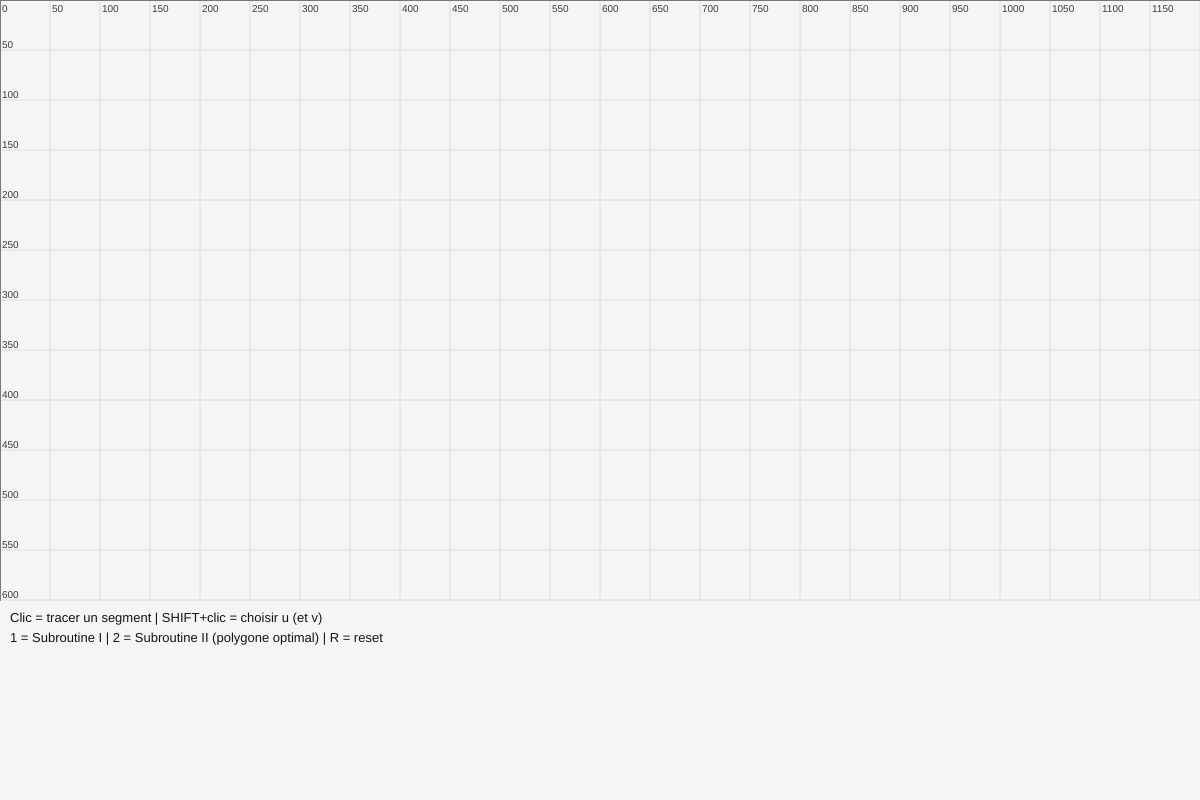
Frame 1 (no input)
Frame 60 (no input): identical to frame 1, image omitted
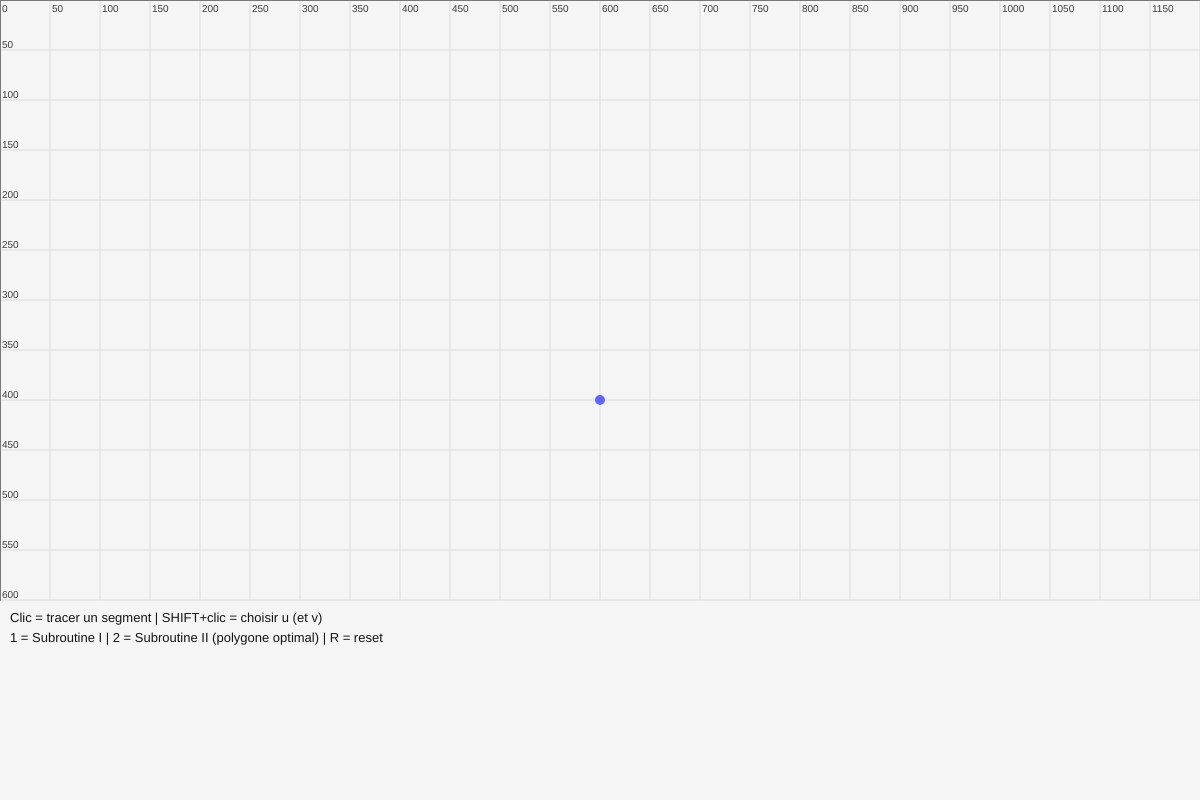
Frame 120 (the mouse pressed at the canvas centre since frame 60)

The p5.js sketch that drew these frames (run headless with seeded random() and noise() and a simulated clock; from frame 60 on, the mouse is pressed at the canvas centre):

// p5.js sketch
// ── sketch.js
let segments = [];
let bestPolygon = null;
const EPS = 1e-1;
const TPP_EPS = 1e-1; // Précision géométrique interne pour le TPP
let currentPoint = null;
let sub2Result = null; // { polygon, chain, u, v, perimeter }
let statusMessage = "";
let chosenU = null;
let chosenV = null;
let sols = [];

function setup() {
  createCanvas(1200, 800);
}

function mousePressed() {
  let p = createVector(mouseX, mouseY);

  // SHIFT-click = sélectionner u ou v parmi les extrémités des segments
  if (keyIsDown(SHIFT)) {
    let best = null;
    let bestDist = 15;

    for (let s of segments) {
      for (let q of [s.a, s.b]) {
        let d = p5.Vector.dist(p, q);
        if (d < bestDist) {
          bestDist = d;
          best = q;
        }
      }
    }

    if (best) {
      if (!chosenU) {
        chosenU = best.copy();
        statusMessage = "Point u sélectionné (SHIFT+clic sur un 2e point pour v, ou appuyez sur 2)";
      } else if (!chosenV) {
        chosenV = best.copy();
        statusMessage = "Points u et v sélectionnés (appuyez sur 2 pour lancer Subroutine II)";
      } else {
        chosenU = best.copy();
        chosenV = null;
        statusMessage = "Nouveau point u sélectionné";
      }
    }
    return;
  }

  if (currentPoint === null) {
    currentPoint = p;
  } else {
    segments.push({
      a: currentPoint.copy(),
      b: p.copy()
    });
    currentPoint = null;
    sub2Result = null;
    bestPolygon = null;
  }
}

function keyPressed() {
  // Lancer Subroutine I
  if (key === '1') {
    if (segments.length > 0) {
      sub2Result = null;
      bestPolygon = solveExactMinPerimeter(segments);
      if (bestPolygon) {
        statusMessage = "Subroutine I — Périmètre : " + polygonPerimeter(bestPolygon).toFixed(2);
      } else {
        statusMessage = "Subroutine I : aucun polygone sans extrémité trouvé (+∞)";
      }
    }
  }

  // Lancer Subroutine II et afficher le polygone optimal trouvé
  if (key === '2') {
    if (segments.length === 0) {
      statusMessage = "Tracez d'abord des segments à la souris.";
      return;
    }

    bestPolygon = null;
    sub2Result = null;

    if (chosenU && chosenV) {
      // Cas 1 : u et v fixés par l'utilisateur
      let res = solveSubroutineII(chosenU, chosenV, segments);
      if (res) {
        sub2Result = res;
        bestPolygon = res.polygon;
        statusMessage = "Subroutine II (u, v fixés) — Périmètre : " + res.perimeter.toFixed(2);
      } else {
        statusMessage = "Subroutine II (u, v fixés) : +∞ (aucun polygone valide pour ce couple)";
      }
    } else if (chosenU && !chosenV) {
      // Cas 2 : un seul point u sélectionné (cas dégénéré u = v)
      let res = solveSubroutineII(chosenU, chosenU, segments);
      if (res) {
        sub2Result = res;
        bestPolygon = res.polygon;
        statusMessage = "Subroutine II (u = v) — Périmètre : " + res.perimeter.toFixed(2);
      } else {
        statusMessage = "Subroutine II (u = v) : +∞ (aucun polygone valide ancré uniquement en u)";
      }
    } else {
      // Cas 3 : aucun point fixé -> rechercher le meilleur polygone sur toutes les paires (u, v) de Y
      let bestGlobal = findBestSubroutineIIOverAllPairs(segments);
      if (bestGlobal) {
        sub2Result = bestGlobal;
        bestPolygon = bestGlobal.polygon;
        statusMessage = "Subroutine II (meilleur couple u, v) — Périmètre : " + bestGlobal.perimeter.toFixed(2);
      } else {
        statusMessage = "Subroutine II : +∞ (aucun polygone valide trouvé)";
      }
    }
    console.log(statusMessage);
  }

  // Reset
  if (key === 'r' || key === 'R') {
    segments = [];
    bestPolygon = null;
    currentPoint = null;
    chosenU = null;
    chosenV = null;
    sub2Result = null;
    statusMessage = "";
  }
}

function draw() {
  background(245);
  drawCoordinateSystem();
  fill(20);
  noStroke();
  textSize(13);
  text("Clic = tracer un segment | SHIFT+clic = choisir u (et v)", 10, 622);
  text("1 = Subroutine I | 2 = Subroutine II (polygone optimal) | R = reset", 10, 642);

  if (statusMessage) {
    fill(20, 70, 180);
    text(statusMessage, 10, 666);
  }

  // Prévisualisation du segment en cours de tracé
  if (currentPoint) {
    stroke(100, 100, 255);
    strokeWeight(2);
    line(currentPoint.x, currentPoint.y, mouseX, mouseY);
    fill(100, 100, 255);
    circle(currentPoint.x, currentPoint.y, 8);
  }

  // Dessiner les segments d'entrée
  stroke(30);
  strokeWeight(2);
  for (let s of segments) {
    line(s.a.x, s.a.y, s.b.x, s.b.y);
    fill(30);
    circle(s.a.x, s.a.y, 5);
    circle(s.b.x, s.b.y, 5);
  }

  // for (let poly of sols) {
  //   fill(220, 50, 50, 45);
  //   stroke(200, 30, 30);
  //   strokeWeight(2.5);
  //   beginShape();
  //   for (let pt of poly) {
  //     vertex(pt.x, pt.y);
  //   }
  //   endShape(CLOSE);
  // }

  // Dessiner le polygone optimal de la Subroutine I (rouge)
  if (bestPolygon && !sub2Result && bestPolygon.length > 0) {
    fill(220, 50, 50, 45);
    stroke(200, 30, 30);
    strokeWeight(2.5);
    beginShape();
    for (let pt of bestPolygon) {
      vertex(pt.x, pt.y);
    }
    endShape(CLOSE);

    for (let pt of bestPolygon) {
      fill(200, 30, 30);
      noStroke();
      circle(pt.x, pt.y, 7);
    }
  }

  // Dessiner le polygone optimal trouvé par la Subroutine II (bleu + arête uv en vert)
  if (sub2Result && sub2Result.polygon && sub2Result.polygon.length > 0) {
    let poly = sub2Result.polygon;

    // Polygone convexe fermé C(Gamma)
    fill(40, 110, 240, 45);
    stroke(30, 90, 220);
    strokeWeight(2.5);
    beginShape();
    for (let pt of poly) {
      vertex(pt.x, pt.y);
    }
    endShape(CLOSE);

    // Mettre en évidence l'arête fixe uv si u != v
    if (sub2Result.u && sub2Result.v && p5.Vector.dist(sub2Result.u, sub2Result.v) > TPP_EPS) {
      stroke(20, 160, 80);
      strokeWeight(4);
      line(sub2Result.u.x, sub2Result.u.y, sub2Result.v.x, sub2Result.v.y);
    }

    // Dessiner tous les sommets du polygone optimal
    for (let pt of poly) {
      fill(30, 90, 220);
      noStroke();
      circle(pt.x, pt.y, 8);
    }

    // Marquer u et v utilisés pour ce polygone
    if (sub2Result.u) {
      fill(220, 40, 40);
      circle(sub2Result.u.x, sub2Result.u.y, 11);
      fill(0);
      text("u", sub2Result.u.x + 8, sub2Result.u.y - 6);
    }
    if (sub2Result.v && p5.Vector.dist(sub2Result.u, sub2Result.v) > TPP_EPS) {
      fill(20, 160, 80);
      circle(sub2Result.v.x, sub2Result.v.y, 11);
      fill(0);
      text("v", sub2Result.v.x + 8, sub2Result.v.y - 6);
    }
  }

  // Afficher les points u et v sélectionnés manuellement
  if (chosenU) {
    fill(255, 0, 0);
    noStroke();
    circle(chosenU.x, chosenU.y, 13);
    fill(0);
    text("u", chosenU.x + 10, chosenU.y);
  }

  if (chosenV) {
    fill(0, 150, 70);
    noStroke();
    circle(chosenV.x, chosenV.y, 13);
    fill(0);
    text("v", chosenV.x + 10, chosenV.y);
  }
}

// ============================================================================
// GÉOMÉTRIE DE BASE & SUBROUTINE I
// ============================================================================

function solveExactMinPerimeter(O) {
  let minPerim = Infinity;
  let optimalPoly = null;

  let zeroEndpointPoly = solveSubroutineI(O);
  if (zeroEndpointPoly && polygonPerimeter(zeroEndpointPoly) < minPerim) {
    minPerim = polygonPerimeter(zeroEndpointPoly);
    optimalPoly = zeroEndpointPoly;
  }

  return optimalPoly;
}

function polygonPerimeter(poly) {
  if (!poly || poly.length <= 1) return 0;
  if (poly.length === 2) return 2 * p5.Vector.dist(poly[0], poly[1]);
  let perim = 0;
  for (let i = 0; i < poly.length; i++) {
    let next = poly[(i + 1) % poly.length];
    perim += p5.Vector.dist(poly[i], next);
  }
  return perim;
}

function segmentIntersectsConvexPoly(s, poly) {
  if (!poly || poly.length === 0) return false;
  if (poly.length === 1) return pointOnSegment(poly[0], s);
  if (poly.length === 2) return segmentsIntersect(s.a, s.b, poly[0], poly[1]);

  if (pointInConvexPoly(s.a, poly) || pointInConvexPoly(s.b, poly)) {
    return true;
  }

  for (let i = 0; i < poly.length; i++) {
    let p1 = poly[i];
    let p2 = poly[(i + 1) % poly.length];
    if (segmentsIntersect(s.a, s.b, p1, p2)) {
      return true;
    }
  }

  return false;
}

function pointInConvexPoly(p, poly) {
  for (let i = 0; i < poly.length; i++) {
    let a = poly[i];
    let b = poly[(i + 1) % poly.length];
    if (cross2D(a, b, p) < -EPS) {
      return false;
    }
  }
  return true;
}

function cross2D(o, a, b) {
  return (a.x - o.x) * (b.y - o.y) - (a.y - o.y) * (b.x - o.x);
}

function convexHull(pts) {
  if (pts.length <= 1) return pts.map(p => p.copy());

  let sorted = pts.map(p => p.copy()).sort((a, b) => {
    if (Math.abs(a.x - b.x) > EPS) return a.x - b.x;
    return a.y - b.y;
  });

  let unique = [sorted[0]];
  for (let i = 1; i < sorted.length; i++) {
    if (p5.Vector.dist(sorted[i], unique[unique.length - 1]) > EPS) {
      unique.push(sorted[i]);
    }
  }
  if (unique.length <= 2) return unique;

  let lower = [];
  for (let p of unique) {
    while (lower.length >= 2 && cross2D(lower[lower.length - 2], lower[lower.length - 1], p) <= EPS) {
      lower.pop();
    }
    lower.push(p);
  }

  let upper = [];
  for (let i = unique.length - 1; i >= 0; i--) {
    let p = unique[i];
    while (upper.length >= 2 && cross2D(upper[upper.length - 2], upper[upper.length - 1], p) <= EPS) {
      upper.pop();
    }
    upper.push(p);
  }

  lower.pop();
  upper.pop();

  return lower.concat(upper);
}

function segmentsIntersect(a1, a2, b1, b2) {
  let d1 = cross2D(a1, a2, b1);
  let d2 = cross2D(a1, a2, b2);
  let d3 = cross2D(b1, b2, a1);
  let d4 = cross2D(b1, b2, a2);

  if (((d1 > EPS && d2 < -EPS) || (d1 < -EPS && d2 > EPS)) &&
      ((d3 > EPS && d4 < -EPS) || (d3 < -EPS && d4 > EPS))) {
    return true;
  }

  if (Math.abs(d1) <= EPS && pointOnSegment(b1, { a: a1, b: a2 })) return true;
  if (Math.abs(d2) <= EPS && pointOnSegment(b2, { a: a1, b: a2 })) return true;
  if (Math.abs(d3) <= EPS && pointOnSegment(a1, { a: b1, b: b2 })) return true;
  if (Math.abs(d4) <= EPS && pointOnSegment(a2, { a: b1, b: b2 })) return true;

  return false;
}

function pointOnSegment(p, s) {
  let d1 = p5.Vector.dist(p, s.a);
  let d2 = p5.Vector.dist(p, s.b);
  let len = p5.Vector.dist(s.a, s.b);
  return Math.abs(d1 + d2 - len) < EPS;
}

function isConvexPolygon(poly) {
  const n = poly.length;
  if (n < 3) return false;

  let sign = 0;
  for (let i = 0; i < n; i++) {
    let a = poly[i];
    let b = poly[(i + 1) % n];
    let c = poly[(i + 2) % n];
    let cross = cross2D(a, b, c);
    if (Math.abs(cross) < EPS) continue;
    if (sign === 0) sign = Math.sign(cross);
    else if (Math.sign(cross) !== sign) return false;
  }
  return true;
}

function allSegmentsIntersect(O, poly) {
  for (let s of O) {
    if (!segmentIntersectsConvexPoly(s, poly)) {
      return false;
    }
  }
  return true;
}

function solveSubroutineI(O) {
  if (O.length < 3) return null;

  let bestHull = null;
  let bestPerim = Infinity;

  const NUM_CANDIDATES = 100000;
  const DELTA = 0.05;

  for (let trial = 0; trial < NUM_CANDIDATES; trial++) {
    let pts = [];
    for (let s of O) {
      let t = trial === 0 ? 0.5 : random(DELTA, 1 - DELTA);
      pts.push(p5.Vector.lerp(s.a, s.b, t));
    }

    let hull = convexHull(pts);
    if (hull.length < 3) continue;

    let valid = true;
    for (let seg of O) {
      if (!segmentIntersectsConvexPoly(seg, hull)) {
        valid = false;
        break;
      }
    }
    if (!valid) continue;

    let perim = polygonPerimeter(hull);
    if (perim < bestPerim) {
      bestPerim = perim;
      bestHull = hull.map(p => p.copy());
    }
  }

  return bestHull;
}

// ============================================================================
// SUBROUTINE II (Exacte : Réduction en demi-plans triés + TPP de Dror et al.)
// ============================================================================

// Recherche le polygone de périmètre minimal parmi toutes les paires (u, v) de Y
function findBestSubroutineIIOverAllPairs(O) {
  let Y = [];
  for (let s of O) {
    for (let pt of [s.a, s.b]) {
      if (!Y.some(existing => p5.Vector.dist(existing, pt) < 1e-1)) {
        Y.push(pt.copy());
      }
    }
  }

  let best = null;
  for (let i = 0; i < Y.length; i++) {
    for (let j = i; j < Y.length; j++) {
      let res = solveSubroutineII(Y[i], Y[j], O);
      if (res && (!best || res.perimeter < best.perimeter)) {
        best = res;
      }
    }
  }
  return best;
}

function solveSubroutineII(u, v, O) {
  if (!O || O.length === 0) {
    let d = p5.Vector.dist(u, v);
    let poly = d < TPP_EPS ? [u.copy()] : [u.copy(), v.copy()];
    return {
      cost: d,
      perimeter: polygonPerimeter(poly),
      chain: poly,
      polygon: poly,
      u: u.copy(),
      v: v.copy()
    };
  }

  // Cas dégénéré u = v : polygone convexe ancré en u sans autre sommet dans Y
  if (p5.Vector.dist(u, v) < TPP_EPS) {
    return solveSubroutineIIDegeneratePoint(u, O);
  }

  // Cas général u != v : tester les deux demi-plans séparés par la droite (uv)
  let best = null;

  let resForward = solveSubroutineIIOriented(u, v, O);
  if (resForward && (!best || resForward.perimeter < best.perimeter)) {
    best = resForward;
  }

  let resBackward = solveSubroutineIIOriented(v, u, O);
  if (resBackward && (!best || resBackward.perimeter < best.perimeter)) {
    best = {
      cost: resBackward.cost,
      perimeter: resBackward.perimeter,
      chain: resBackward.chain.slice().reverse(),
      polygon: resBackward.polygon,
      u: u.copy(),
      v: v.copy()
    };
  }

  return best;
}

function solveSubroutineIIOriented(u, v, O) {
  let d = p5.Vector.dist(u, v);
  if (d < TPP_EPS) return null;

  // Les segments passant déjà par u ou v sont automatiquement intersectés par le côté uv
  let activeSegments = O.filter(s => !pointOnSegment(u, s) && !pointOnSegment(v, s));

  // Si tous les segments touchent déjà u ou v, le segment uv lui-même est la solution dégénérée
  if (activeSegments.length === 0) {
    let poly = [u.copy(), v.copy()];
    if (!allSegmentsIntersect(O, poly)) return null;
    return {
      cost: d,
      perimeter: 2 * d,
      chain: poly,
      polygon: poly,
      u: u.copy(),
      v: v.copy()
    };
  }

  // Repère local orthonormé : u = (0, 0), v = (d, 0), chaîne dans y >= 0
  let ex = { x: (v.x - u.x) / d, y: (v.y - u.y) / d };
  let ey = { x: -ex.y, y: ex.x };

  const toLocal = (p) => ({
    x: (p.x - u.x) * ex.x + (p.y - u.y) * ex.y,
    y: (p.x - u.x) * ey.x + (p.y - u.y) * ey.y
  });

  const toWorld = (pt) => createVector(
    u.x + pt.x * ex.x + pt.y * ey.x,
    u.y + pt.x * ex.y + pt.y * ey.y
  );

  let localSegments = activeSegments.map(s => ({
    a: toLocal(s.a),
    b: toLocal(s.b)
  }));

  // Étape 2 : Demi-plans fermés H_i triés dans le sens horaire depuis n_0 = (0, -1) (Lemme 22)
  let halfPlanes = buildOrderedHalfPlanes(localSegments, d);

  // Étape 3 : Résolution exacte TPP de u = (0,0) à v = (d,0)
  let tppResult = solveTPPHalfPlanes(halfPlanes, { x: d, y: 0 });
  if (!tppResult) return null;

  let localChain = simplifyChain(tppResult.chain);
  console.log(localChain);
  // Étape 4 : Vérifications de validité (Théorème 18)
  if (!isValidUpperConvexChain(localChain, d)) {
    console.log("Rejected by convexity");
    return null;
  }

  let worldChain = localChain.map(toWorld);

  // Construire le polygone fermé C(Gamma)
  let closedPoly = worldChain.slice();
  if (closedPoly.length >= 2 && p5.Vector.dist(closedPoly[0], closedPoly[closedPoly.length - 1]) < TPP_EPS) {
    closedPoly.pop();
  }
  
  if (!allSegmentsIntersect(O, closedPoly)) {
    sols.push(closedPoly);
    console.log(
      "Rejected by allSegmentsIntersect",
      closedPoly
    );
    return null;
  }

  // Aucun sommet intermédiaire (hors u et v) ne doit appartenir à Y
  for (let i = 1; i < worldChain.length - 1; i++) {
    let w = worldChain[i];
    for (let s of O) {
      if (p5.Vector.dist(w, s.a) < 1e-1 || p5.Vector.dist(w, s.b) < 1e-1) {
        return null;
      }
    }
  }

  return {
    cost: tppResult.cost,
    perimeter: tppResult.cost + d,
    chain: worldChain,
    polygon: closedPoly,
    u: u.copy(),
    v: v.copy()
  };
}

// Cas dégénéré u = v : polygone convexe optimal ancré en u sans autre sommet dans Y
function solveSubroutineIIDegeneratePoint(u, O) {
  let remaining = O.filter(s => !pointOnSegment(u, s));
  if (remaining.length === 0) {
    return {
      cost: 0,
      perimeter: 0,
      chain: [u.copy()],
      polygon: [u.copy()],
      u: u.copy(),
      v: u.copy()
    };
  }

  let localSegments = remaining.map(s => ({
    a: { x: s.a.x - u.x, y: s.a.y - u.y },
    b: { x: s.b.x - u.x, y: s.b.y - u.y }
  }));

  let halfPlanes = buildOrderedHalfPlanes(localSegments, 0);
  let tppResult = solveTPPHalfPlanes(halfPlanes, { x: 0, y: 0 });
  if (!tppResult) return null;

  let localChain = simplifyChain(tppResult.chain);
  let worldChain = localChain.map(pt => createVector(u.x + pt.x, u.y + pt.y));

  let poly = worldChain.slice();
  if (poly.length >= 2 && p5.Vector.dist(poly[0], poly[poly.length - 1]) < 1e-1) {
    poly.pop();
  }

  if (poly.length < 3 || !isConvexPolygon(poly)) return null;
  if (!allSegmentsIntersect(O, poly)) return null;

  for (let i = 1; i < poly.length; i++) {
    let w = poly[i];
    for (let s of O) {
      if (p5.Vector.dist(w, s.a) < 1e-1 || p5.Vector.dist(w, s.b) < 1e-1) {
        return null;
      }
    }
  }

  return {
    cost: tppResult.cost,
    perimeter: polygonPerimeter(poly),
    chain: worldChain,
    polygon: poly,
    u: u.copy(),
    v: u.copy()
  };
}

function buildOrderedHalfPlanes(localSegments, d) {
  let planes = [];

  for (let s of localSegments) {
    let dx = s.b.x - s.a.x;
    let dy = s.b.y - s.a.y;
    let len = Math.hypot(dx, dy);

    if (len < TPP_EPS) {
      let px = s.a.x, py = s.a.y;
      let plen = Math.hypot(px, py);
      if (plen < TPP_EPS) continue;
      let nx = px / plen, ny = py / plen;
      let c = nx * px + ny * py;
      planes.push({ n: { x: nx, y: ny }, c, angle: clockwiseAngleFromDown(nx, ny) });
      continue;
    }

    let nx = -dy / len;
    let ny = dx / len;
    let c = nx * s.a.x + ny * s.a.y;

    let valU = -c;
    if (Math.abs(valU) > TPP_EPS) {
      if (valU > 0) {
        nx = -nx;
        ny = -ny;
        c = -c;
      }
    } else {
      let valV = nx * d - c;
      if (Math.abs(valV) > TPP_EPS) {
        if (valV < 0) {
          nx = -nx;
          ny = -ny;
          c = -c;
        }
      } else {
        if (ny < 0) {
          nx = -nx;
          ny = -ny;
          c = -c;
        }
      }
    }

    planes.push({
      n: { x: nx, y: ny },
      c: c,
      angle: clockwiseAngleFromDown(nx, ny)
    });
  }

  planes.sort((h1, h2) => h1.angle - h2.angle);
  return planes;
}

function clockwiseAngleFromDown(nx, ny) {
  let theta = Math.atan2(ny, nx);
  let cw = -Math.PI / 2 - theta;
  while (cw < 0) cw += 2 * Math.PI;
  while (cw >= 2 * Math.PI) cw -= 2 * Math.PI;
  return cw;
}

// ============================================================================
// SOLVEUR EXACT TPP SUR DEMI-PLANS
// ============================================================================

function solveTPPHalfPlanes(halfPlanes, targetV) {
  const M = 1e6;
  const initialBox = [
    { x: -M, y: -M },
    { x:  M, y: -M },
    { x:  M, y:  M },
    { x: -M, y:  M }
  ];

  let currentCells = [{
    poly: [{ x: 0, y: 0 }],
    source: { x: 0, y: 0 },
    offset: 0,
    bendType: 'start',
    parent: null
  }];

  for (let i = 0; i < halfPlanes.length; i++) {
    let H = halfPlanes[i];
    let nextCells = [];

    for (let cell of currentCells) {
      let s = cell.source;
      let poly = cell.poly;

      // 1. Transition directe
      if (poly.length === 1 || pointInLocalConvexPoly(s, poly)) {
        let clipped = clipConvexPolygon(initialBox, H.n, H.c);
        if (clipped.length >= 1) {
          nextCells.push({
            poly: clipped,
            source: { x: s.x, y: s.y },
            offset: cell.offset,
            bendType: 'direct',
            parent: cell
          });
        }
      } else {
        for (let e = 0; e < poly.length; e++) {
          let a = poly[e];
          let b = poly[(e + 1) % poly.length];
          if (localCross(a, b, s) < -TPP_EPS) {
            let cone = buildTruncatedCone(s, a, b, true, initialBox);
            let clipped = clipConvexPolygon(cone, H.n, H.c);
            if (clipped.length >= 1) {
              nextCells.push({
                poly: clipped,
                source: { x: s.x, y: s.y },
                offset: cell.offset,
                bendType: 'direct',
                parent: cell
              });
            }
          }
        }
      }

      // 2. Réflexion optique sur chaque arête ab de cell
      if (poly.length >= 2) {
        let numEdges = poly.length === 2 ? 1 : poly.length;
        for (let e = 0; e < numEdges; e++) {
          let a = poly[e];
          let b = poly[(e + 1) % poly.length];
          if (localCross(a, b, s) < -TPP_EPS) {
            let line = lineFromSegment(a, b);
            let sRef = reflectPoint(s, line.n, line.c);
            let reflCone = buildTruncatedCone(sRef, a, b, false, initialBox);
            let clipped = clipConvexPolygon(reflCone, H.n, H.c);
            if (clipped.length >= 1) {
              nextCells.push({
                poly: clipped,
                source: sRef,
                offset: cell.offset,
                bendType: 'reflect',
                reflectLine: line,
                parent: cell
              });
            }
          }
        }

        // 3. Contournement aux sommets de cell
        for (let w of poly) {
          if (Math.abs(w.x) >= M * 0.5 || Math.abs(w.y) >= M * 0.5) continue;
          let dsw = Math.hypot(w.x - s.x, w.y - s.y);
          if (dsw < TPP_EPS) continue;
          let clipped = clipConvexPolygon(initialBox, H.n, H.c);
          if (clipped.length >= 1) {
            nextCells.push({
              poly: clipped,
              source: { x: w.x, y: w.y },
              offset: cell.offset + dsw,
              bendType: 'vertex',
              bendPoint: { x: w.x, y: w.y },
              parent: cell
            });
          }
        }
      }
    }

    if (nextCells.length === 0) return null;
    currentCells = pruneDominatedCells(nextCells);
  }

  let bestCost = Infinity;
  let bestFinalStep = null;

  for (let cell of currentCells) {
    let s = cell.source;
    let poly = cell.poly;

    if (poly.length === 1) {
      let w = poly[0];
      let cost = cell.offset + Math.hypot(w.x - s.x, w.y - s.y) + Math.hypot(targetV.x - w.x, targetV.y - w.y);
      if (cost < bestCost) {
        bestCost = cost;
        bestFinalStep = { cell, waypoint: w };
      }
      continue;
    }

    // A. Arrivée directe en targetV
    if (localSegmentIntersectsConvexPoly(s, targetV, poly)) {
      let cost = cell.offset + Math.hypot(targetV.x - s.x, targetV.y - s.y);
      if (cost < bestCost) {
        bestCost = cost;
        bestFinalStep = { cell, waypoint: null };
      }
    }

    // B. Réflexion finale sur une arête ab de S_k vers targetV
    let numEdges = poly.length === 2 ? 1 : poly.length;
    for (let e = 0; e < numEdges; e++) {
      let a = poly[e];
      let b = poly[(e + 1) % poly.length];
      if (localCross(a, b, s) < -TPP_EPS && localCross(a, b, targetV) < -TPP_EPS) {
        let line = lineFromSegment(a, b);
        let sRef = reflectPoint(s, line.n, line.c);
        let hit = intersectLineWithSegment(sRef, targetV, a, b);
        if (hit) {
          let cost = cell.offset + Math.hypot(targetV.x - sRef.x, targetV.y - sRef.y);
          if (cost < bestCost) {
            bestCost = cost;
            bestFinalStep = { cell, waypoint: hit };
          }
        }
      }
    }

    // C. Rebond sur un sommet w de S_k vers targetV
    for (let w of poly) {
      if (Math.abs(w.x) >= M * 0.5 || Math.abs(w.y) >= M * 0.5) continue;
      let cost = cell.offset
        + Math.hypot(w.x - s.x, w.y - s.y)
        + Math.hypot(targetV.x - w.x, targetV.y - w.y);
      if (cost < bestCost) {
        bestCost = cost;
        bestFinalStep = { cell, waypoint: { x: w.x, y: w.y } };
      }
    }
  }

  if (!bestFinalStep) return null;

  let reversedPath = [{ x: targetV.x, y: targetV.y }];
  let currTarget = { x: targetV.x, y: targetV.y };

  if (bestFinalStep.waypoint) {
    reversedPath.push(bestFinalStep.waypoint);
    currTarget = bestFinalStep.waypoint;
  }

  let currCell = bestFinalStep.cell;
  while (currCell && currCell.parent) {
    if (currCell.bendType === 'vertex') {
      reversedPath.push(currCell.bendPoint);
      currTarget = currCell.bendPoint;
    } else if (currCell.bendType === 'reflect') {
      let hit = intersectSegmentWithLine(currCell.source, currTarget, currCell.reflectLine.n, currCell.reflectLine.c);
      if (hit) {
        reversedPath.push(hit);
        currTarget = hit;
      }
    }
    currCell = currCell.parent;
  }

  reversedPath.push({ x: 0, y: 0 });
  reversedPath.reverse();

  return {
    cost: bestCost,
    chain: reversedPath
  };
}

// ============================================================================
// UTILITAIRES GÉOMÉTRIQUES LOCAUX
// ============================================================================

function localCross(o, a, b) {
  return (a.x - o.x) * (b.y - o.y) - (a.y - o.y) * (b.x - o.x);
}

function lineFromSegment(a, b) {
  let dx = b.x - a.x;
  let dy = b.y - a.y;
  let len = Math.hypot(dx, dy);
  let nx = -dy / len;
  let ny = dx / len;
  let c = nx * a.x + ny * a.y;
  return { n: { x: nx, y: ny }, c };
}

function reflectPoint(p, n, c) {
  let dist = n.x * p.x + n.y * p.y - c;
  return {
    x: p.x - 2 * dist * n.x,
    y: p.y - 2 * dist * n.y
  };
}

function buildTruncatedCone(source, a, b, keepOppositeSideFromSource, box) {
  let lineAB = lineFromSegment(a, b);
  let valS = lineAB.n.x * source.x + lineAB.n.y * source.y - lineAB.c;

  let nAB = { x: lineAB.n.x, y: lineAB.n.y };
  let cAB = lineAB.c;
  if (keepOppositeSideFromSource) {
    if (valS > 0) { nAB.x = -nAB.x; nAB.y = -nAB.y; cAB = -cAB; }
  } else {
    if (valS < 0) { nAB.x = -nAB.x; nAB.y = -nAB.y; cAB = -cAB; }
  }

  let poly = clipConvexPolygon(box, nAB, cAB);
  if (poly.length < 3) return [];

  let lineSA = lineFromSegment(source, a);
  if (lineSA.n.x * b.x + lineSA.n.y * b.y - lineSA.c < 0) {
    lineSA.n.x = -lineSA.n.x;
    lineSA.n.y = -lineSA.n.y;
    lineSA.c = -lineSA.c;
  }
  poly = clipConvexPolygon(poly, lineSA.n, lineSA.c);
  if (poly.length < 3) return [];

  let lineSB = lineFromSegment(source, b);
  if (lineSB.n.x * a.x + lineSB.n.y * a.y - lineSB.c < 0) {
    lineSB.n.x = -lineSB.n.x;
    lineSB.n.y = -lineSB.n.y;
    lineSB.c = -lineSB.c;
  }
  poly = clipConvexPolygon(poly, lineSB.n, lineSB.c);
  return poly;
}

function clipConvexPolygon(poly, n, c) {
  if (!poly || poly.length === 0) return [];
  let out = [];

  for (let i = 0; i < poly.length; i++) {
    let curr = poly[i];
    let next = poly[(i + 1) % poly.length];
    let dCurr = n.x * curr.x + n.y * curr.y - c;
    let dNext = n.x * next.x + n.y * next.y - c;

    if (dCurr >= -TPP_EPS) {
      out.push({ x: curr.x, y: curr.y });
    }
    if ((dCurr > TPP_EPS && dNext < -TPP_EPS) || (dCurr < -TPP_EPS && dNext > TPP_EPS)) {
      let t = dCurr / (dCurr - dNext);
      out.push({
        x: curr.x + t * (next.x - curr.x),
        y: curr.y + t * (next.y - curr.y)
      });
    }
  }

  let cleaned = [];
  for (let p of out) {
    if (cleaned.length === 0 || Math.hypot(p.x - cleaned[cleaned.length - 1].x, p.y - cleaned[cleaned.length - 1].y) > TPP_EPS) {
      cleaned.push(p);
    }
  }
  if (cleaned.length > 1 && Math.hypot(cleaned[0].x - cleaned[cleaned.length - 1].x, cleaned[0].y - cleaned[cleaned.length - 1].y) <= TPP_EPS) {
    cleaned.pop();
  }
  return cleaned;
}

function pruneDominatedCells(cells) {
  let kept = [];
  for (let i = 0; i < cells.length; i++) {
    let c1 = cells[i];
    let dominated = false;
    for (let j = 0; j < cells.length; j++) {
      if (i === j) continue;
      let c2 = cells[j];
      if (c2.poly.length < 3) continue;
      let allInsideAndCheaper = true;
      for (let v of c1.poly) {
        if (!pointInLocalConvexPoly(v, c2.poly)) {
          allInsideAndCheaper = false;
          break;
        }
        let d1 = c1.offset + Math.hypot(v.x - c1.source.x, v.y - c1.source.y);
        let d2 = c2.offset + Math.hypot(v.x - c2.source.x, v.y - c2.source.y);
        if (d2 > d1 + TPP_EPS || (Math.abs(d2 - d1) <= TPP_EPS && j > i)) {
          allInsideAndCheaper = false;
          break;
        }
      }
      if (allInsideAndCheaper) {
        dominated = true;
        break;
      }
    }
    if (!dominated) kept.push(c1);
  }
  return kept;
}

function pointInLocalConvexPoly(p, poly) {
  if (!poly || poly.length < 3) return false;
  for (let i = 0; i < poly.length; i++) {
    let a = poly[i];
    let b = poly[(i + 1) % poly.length];
    if (localCross(a, b, p) < -TPP_EPS) return false;
  }
  return true;
}

function localSegmentIntersectsConvexPoly(p1, p2, poly) {
  if (!poly || poly.length === 0) return false;
  if (poly.length === 1) return localPointOnSeg(poly[0], { a: p1, b: p2 });
  if (poly.length === 2) return intersectLineWithSegment(p1, p2, poly[0], poly[1]) !== null;
  if (pointInLocalConvexPoly(p1, poly) || pointInLocalConvexPoly(p2, poly)) return true;
  for (let i = 0; i < poly.length; i++) {
    let a = poly[i];
    let b = poly[(i + 1) % poly.length];
    if (intersectLineWithSegment(p1, p2, a, b)) return true;
  }
  return false;
}

function intersectLineWithSegment(p1, p2, a, b) {
  let d1 = localCross(p1, p2, a);
  let d2 = localCross(p1, p2, b);
  let d3 = localCross(a, b, p1);
  let d4 = localCross(a, b, p2);

  if (((d1 > TPP_EPS && d2 < -TPP_EPS) || (d1 < -TPP_EPS && d2 > TPP_EPS)) &&
      ((d3 > TPP_EPS && d4 < -TPP_EPS) || (d3 < -TPP_EPS && d4 > TPP_EPS))) {
    let denom = (p1.x - p2.x) * (a.y - b.y) - (p1.y - p2.y) * (a.x - b.x);
    if (Math.abs(denom) < TPP_EPS) return null;
    let t = ((p1.x - a.x) * (a.y - b.y) - (p1.y - a.y) * (a.x - b.x)) / denom;
    return { x: p1.x + t * (p2.x - p1.x), y: p1.y + t * (p2.y - p1.y) };
  }

  if (Math.abs(d1) <= TPP_EPS && localPointOnSeg(a, { a: p1, b: p2 })) return { x: a.x, y: a.y };
  if (Math.abs(d2) <= TPP_EPS && localPointOnSeg(b, { a: p1, b: p2 })) return { x: b.x, y: b.y };
  if (Math.abs(d3) <= TPP_EPS && localPointOnSeg(p1, { a, b })) return { x: p1.x, y: p1.y };
  if (Math.abs(d4) <= TPP_EPS && localPointOnSeg(p2, { a, b })) return { x: p2.x, y: p2.y };
  return null;
}

function intersectSegmentWithLine(p1, p2, n, c) {
  let d1 = n.x * p1.x + n.y * p1.y - c;
  let d2 = n.x * p2.x + n.y * p2.y - c;
  if (Math.abs(d1 - d2) < TPP_EPS) return null;
  let t = d1 / (d1 - d2);
  if (t < -TPP_EPS || t > 1 + TPP_EPS) return null;
  t = Math.max(0, Math.min(1, t));
  return {
    x: p1.x + t * (p2.x - p1.x),
    y: p1.y + t * (p2.y - p1.y)
  };
}

function localPointOnSeg(p, s) {
  let d1 = Math.hypot(p.x - s.a.x, p.y - s.a.y);
  let d2 = Math.hypot(p.x - s.b.x, p.y - s.b.y);
  let len = Math.hypot(s.b.x - s.a.x, s.b.y - s.a.y);
  return Math.abs(d1 + d2 - len) <= TPP_EPS;
}

function simplifyChain(pts) {
  if (!pts || pts.length <= 2) return pts;
  let unique = [pts[0]];
  for (let i = 1; i < pts.length; i++) {
    let prev = unique[unique.length - 1];
    if (Math.hypot(pts[i].x - prev.x, pts[i].y - prev.y) > 1e-1) {
      unique.push(pts[i]);
    }
  }
  if (unique.length <= 2) return unique;

  let simplified = [unique[0]];
  for (let i = 1; i < unique.length - 1; i++) {
    let prev = simplified[simplified.length - 1];
    let curr = unique[i];
    let next = unique[i + 1];
    if (Math.abs(localCross(prev, curr, next)) > 1e-1) {
      simplified.push(curr);
    }
  }
  simplified.push(unique[unique.length - 1]);
  return simplified;
}

function isValidUpperConvexChain(chain, d) {
  if (!chain || chain.length < 2) return false;
  if (chain.length === 2) {
    return Math.abs(chain[0].x) < 1e-1 && Math.abs(chain[0].y) < 1e-1 &&
           Math.abs(chain[1].x - d) < 1e-1 && Math.abs(chain[1].y) < 1e-1;
  }

  for (let p of chain) {
    if (p.y < -1e-1) return false;
  }

  let n = chain.length;
  let hasStrictTurn = false;
  for (let i = 0; i < n; i++) {
    let a = chain[i];
    let b = chain[(i + 1) % n];
    let c = chain[(i + 2) % n];
    let cr = localCross(a, b, c);
    if (cr > 1e-1) return false;
    if (cr < -1e-1) hasStrictTurn = true;
  }
  return hasStrictTurn;
}

function drawCoordinateSystem() {

  const STEP = 50;

  stroke(220);
  strokeWeight(1);

  // Vertical grid
  for (let x = 0; x <= width; x += STEP) {
    line(x, 0, x, 600);
  }

  // Horizontal grid
  for (let y = 0; y <= 600; y += STEP) {
    line(0, y, width, y);
  }

  // Axes
  stroke(120);
  strokeWeight(2);

  line(0, 0, width, 0);   // x-axis
  line(0, 0, 0, 600);  // y-axis

  fill(60);
  noStroke();
  textSize(10);

  // X labels
  for (let x = 0; x <= width; x += STEP) {
    text(x, x + 2, 12);
  }

  // Y labels
  for (let y = 0; y <= 600; y += STEP) {
    text(y, 2, y - 2);
  }
}
